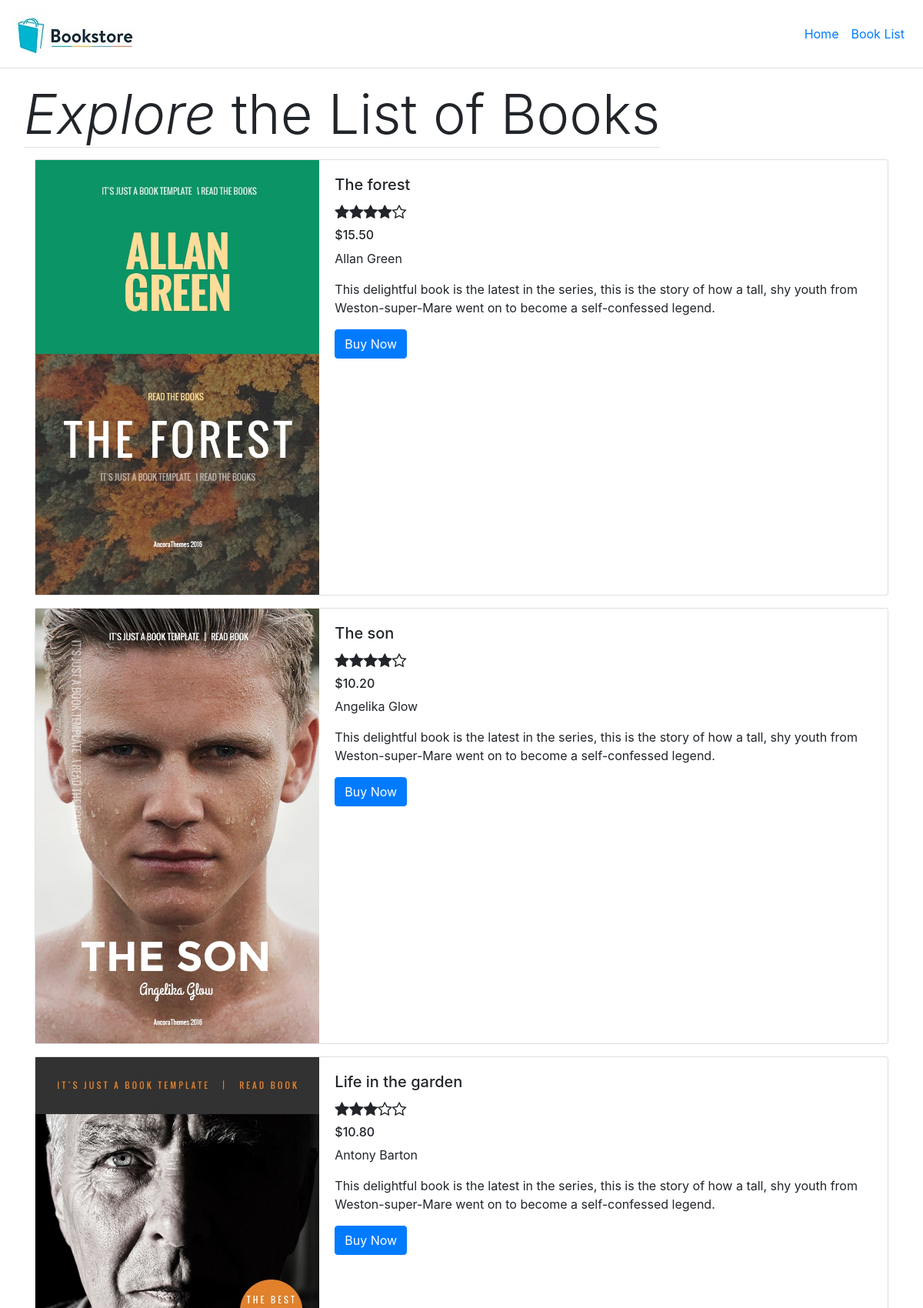
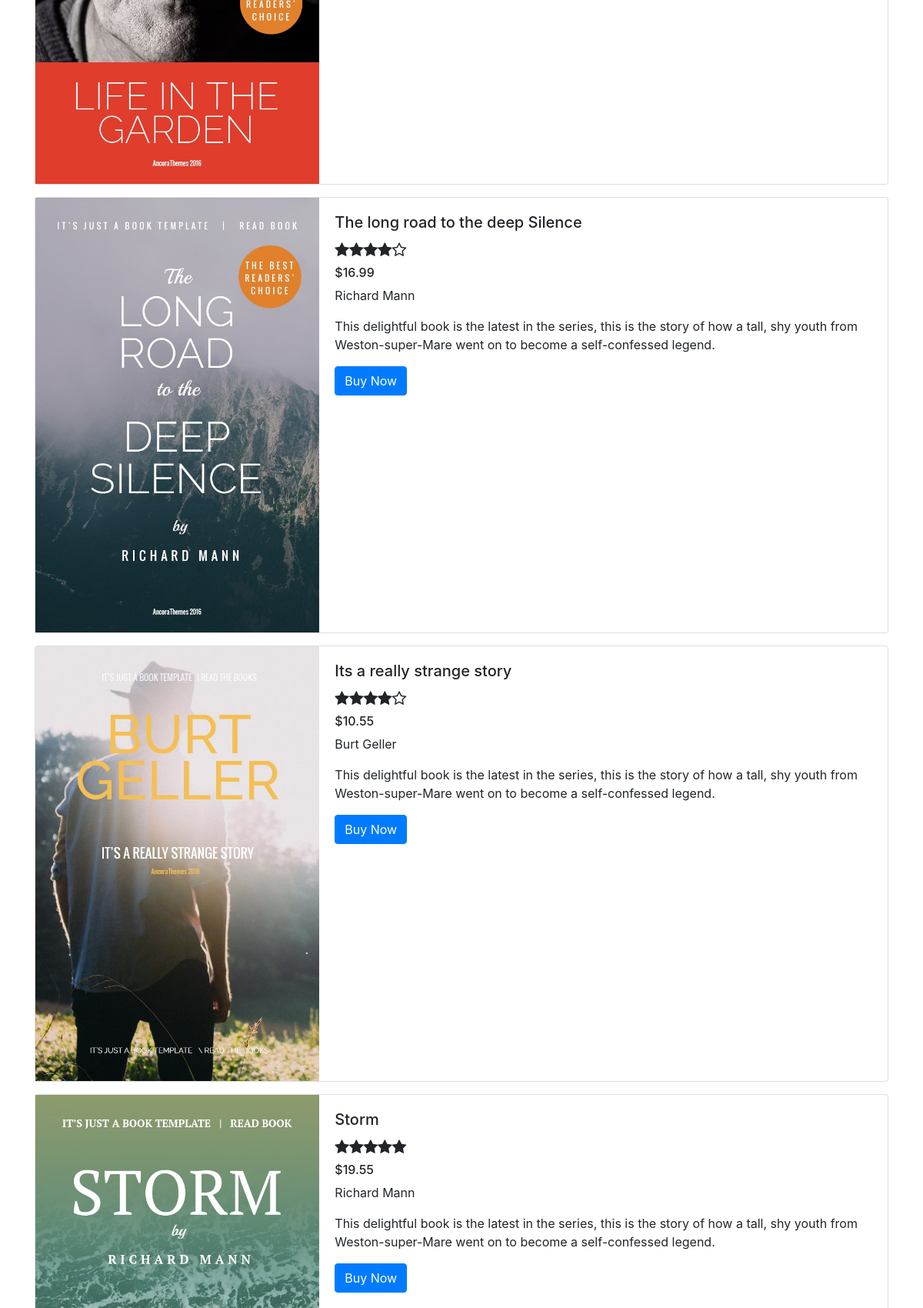
/booklist.php (upper part), run on the app's committed database (2 pictures, top to bottom).
### tables this page shows
CREATE TABLE `bookinventory` (
  `book_id` int(11) NOT NULL,
  `book_name` varchar(200) NOT NULL,
  `book_img` varchar(200) NOT NULL,
  `book_price` decimal(10,2) NOT NULL,
  `book_quantity` int(11) NOT NULL,
  `book_description` varchar(250) NOT NULL,
  `book_author` varchar(100) NOT NULL,
  `book_rating` int(11) NOT NULL,
  `book_cdate` datetime NOT NULL DEFAULT CURRENT_TIMESTAMP
);

### booklist.php (the view, shortened to what this page needs)
<!doctype html>
<html lang="en">
  <head>
    <link rel="stylesheet" href="css/bootstrap.min.css">
    <link rel="stylesheet" href="fontawesome/css/font-awesome.min.css">
  </head>
  <body>
    <nav class="navbar sticky-top navbar-expand-lg navbar-white bg-white border-bottom">
        <a class="navbar-brand" href="index.php"><img src="images/logo.jpg" alt="BookStore"  class="img-responsive"/></a>
        <div class="collapse navbar-collapse" id="navbarSupportedContent">
            <ul class="navbar-nav ml-auto">
                <li class="nav-item active">
                    <a class="nav-link" href="index.php">Home <span class="sr-only">(current)</span></a>
                </li>
                <li class="nav-item">
                    <a class="nav-link" href="booklist.php">Book List</a>
                </li>
            </ul>
        </div>
    </nav>
    <div class="container-fluid">
        <h1 class="m-3 display-3"><span class="border-bottom"><em>Explore</em> the List of Books</span></h1>
        <div class="container">
            <div class="row">
                <?php
                    require('mysqli_oop_connect.php');
                    $book_q = "SELECT * FROM bookinventory";
                    if($book_r = $dbc->query($book_q)) {
                        while($book_row = $book_r->fetch_assoc()) {
                            $rating ='';
                            for($i=0; $i<$book_row['book_rating']; $i++) {
                                $rating .='<i class="fa fa-star"></i>';
                            }
                            for($i=0; $i < 5-$book_row['book_rating']; $i++) {
                                $rating .='<i class="fa fa-star-o"></i>';
                            }
                            echo '<div class="col-md-12">
                                    <div class="card mb-3">
                                        <div class="row no-gutters">
                                            <div class="col-md-4">
                                                <img src="images/'.$book_row['book_img'].'" alt="'.$book_row['book_name'].'" class="img-fluid">
                                            </div>
                                            <div class="col-md-8">
                                                <div class="card-body">
                                                    <h5 class="card-title">'.$book_row['book_name'].'</h5>
                                                    <h5>'.$rating.'</h5>
                                                    <h6> $'.$book_row['book_price'].'</h6>
                                                    <p class="card-text">'.$book_row['book_author'].'</p>
                                                    <p class="card-text">'.$book_row['book_description'].'</p>
                                                    <a href="shop_form.php" class="btn btn-primary">Buy Now</a>
                                                </div>
                                                </div>
                                        </div>
                                    </div>
                                </div>';
                        }
                    }
                ?>
            </div>
        </div>
    </div>
  </body>
</html>

### data on the page
bookinventory: book_img (picture), book_name "The forest", book_rating 4 (drawn), book_price "15.50", book_author "Allan Green", book_description "This delightful book is the latest in the series, this is the story of how a tall, shy youth from Weston-super-Mare went on to become a self-confessed legend."
bookinventory: book_img (picture), book_name "The son", book_rating 4 (drawn), book_price "10.20", book_author "Angelika Glow", book_description "This delightful book is the latest in the series, this is the story of how a tall, shy youth from Weston-super-Mare went on to become a self-confessed legend."
bookinventory: book_img (picture), book_name "Life in the garden", book_rating 3 (drawn), book_price "10.80", book_author "Antony Barton", book_description "This delightful book is the latest in the series, this is the story of how a tall, shy youth from Weston-super-Mare went on to become a self-confessed legend."
bookinventory: book_img (picture), book_name "The long road to the deep Silence", book_rating 4 (drawn), book_price "16.99", book_author "Richard Mann", book_description "This delightful book is the latest in the series, this is the story of how a tall, shy youth from Weston-super-Mare went on to become a self-confessed legend."
bookinventory: book_img (picture), book_name "Its a really strange story", book_rating 4 (drawn), book_price "10.55", book_author "Burt Geller", book_description "This delightful book is the latest in the series, this is the story of how a tall, shy youth from Weston-super-Mare went on to become a self-confessed legend."
bookinventory: book_img (picture), book_name "Storm", book_rating 5 (drawn), book_price "19.55", book_author "Richard Mann", book_description "This delightful book is the latest in the series, this is the story of how a tall, shy youth from Weston-super-Mare went on to become a self-confessed legend."
